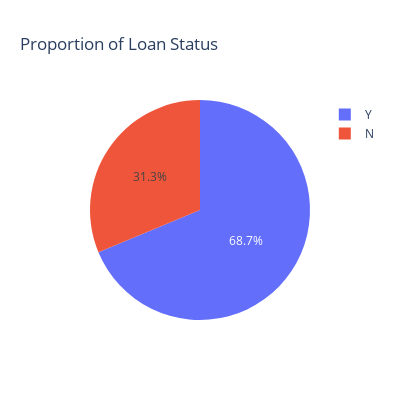

The notebook cell saved with this chart:
### Markdown cell above
### Percentage of approvied records in the dataset

### Code cell
# Check proportion of approved
loan_status_counts = train['Loan_Status'].value_counts().reset_index()
loan_status_counts.columns = ['Loan_Status', 'Count']

fig = px.pie(loan_status_counts, values='Count', names='Loan_Status', title='Proportion of Loan Status')
fig.update_layout(width=400, height=400)
fig.show()

### Figure 1 — Plotly figure (JSON) as saved in the notebook; plotly's stock layout.template omitted (floating-point values rounded to 4 significant figures)
{"data": [{"domain": {"x": [0, 1], "y": [0, 1]}, "hovertemplate": "Loan_Status=%{label}<br>Count=%{value}<extra></extra>", "labels": ["Y", "N"], "legendgroup": "", "name": "", "showlegend": true, "type": "pie", "values": [422, 192]}], "layout": {"height": 400, "legend": {"tracegroupgap": 0}, "title": {"text": "Proportion of Loan Status"}, "width": 400}}
